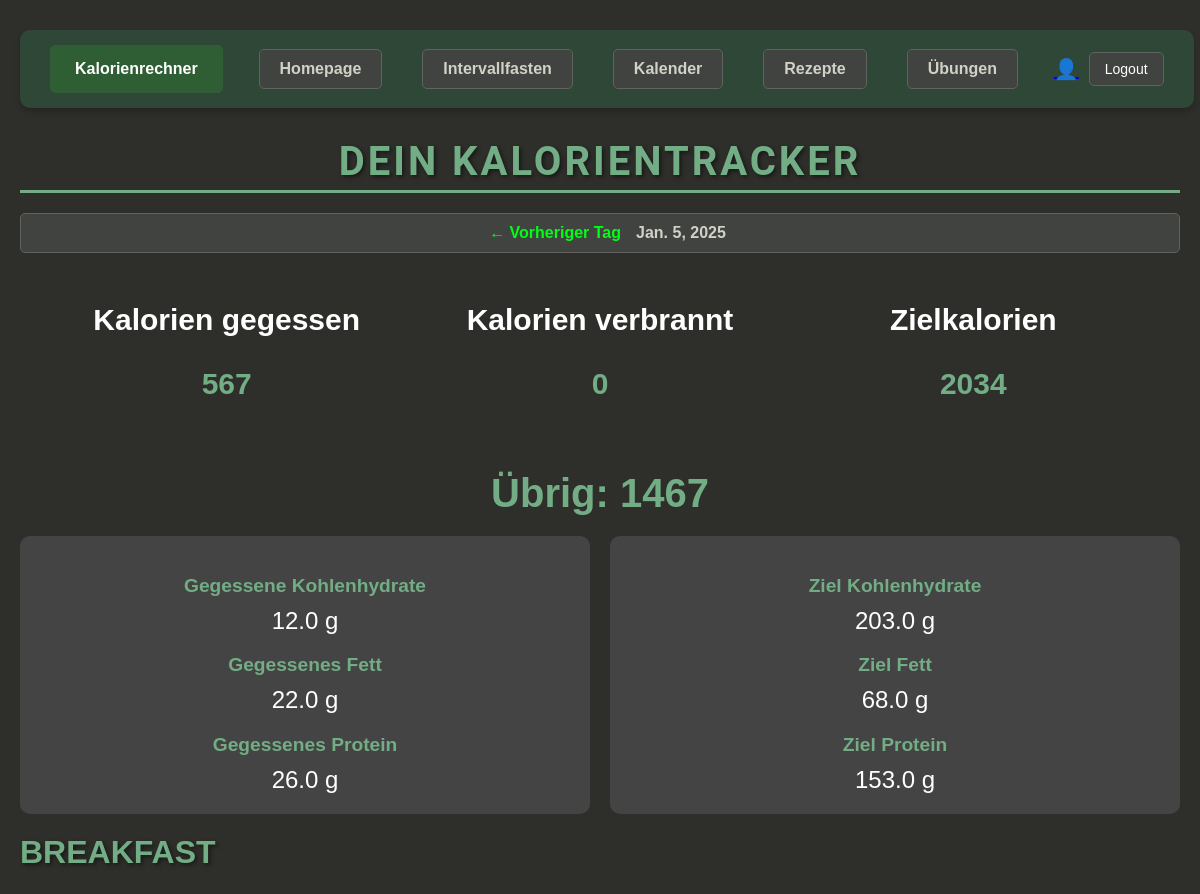
/trackerapp/ (signed in, upper part), run on an earlier commit of the app's database.
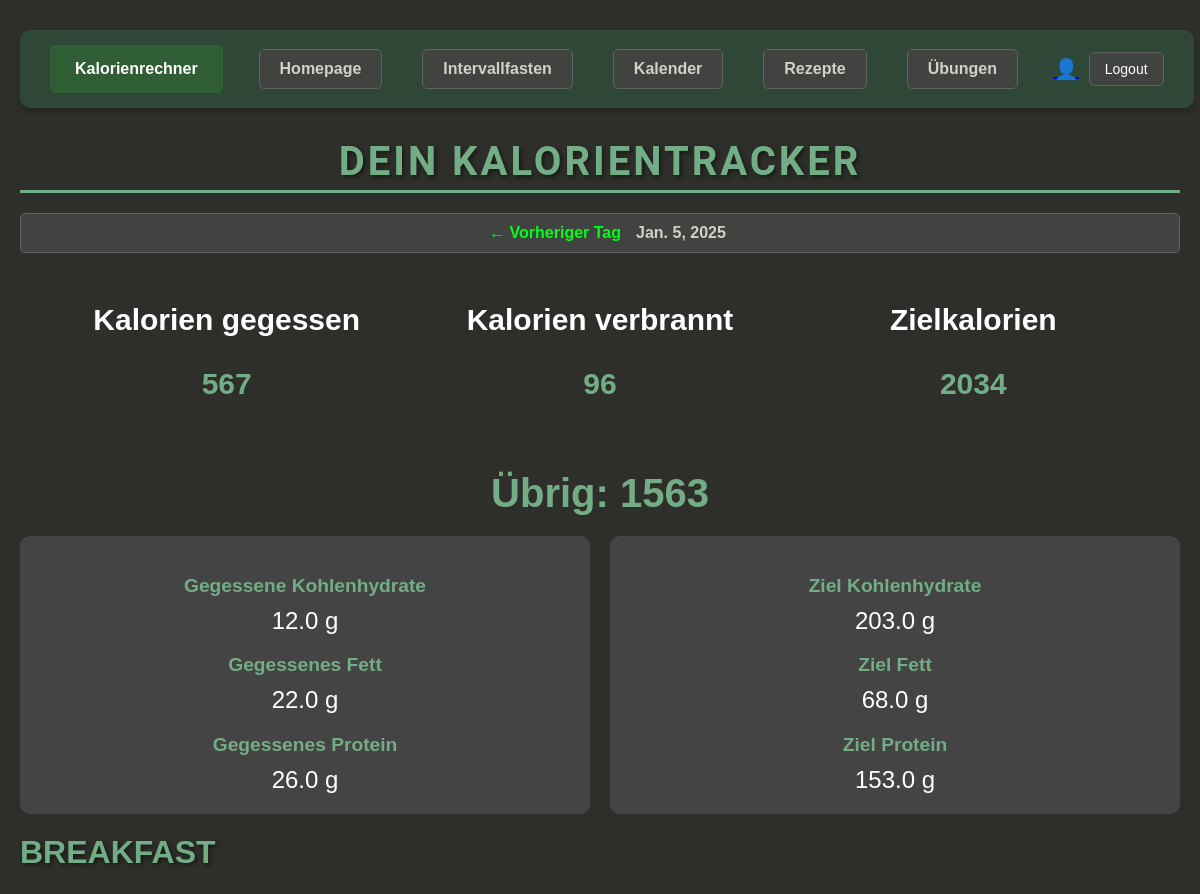
And on a later commit of the database.
### trackerapp/models.py (models this page shows, shortened)
class DailyFood(models.Model):
    user = models.ForeignKey(User, on_delete=models.CASCADE)
    day = models.DateField(default=now)
    calories_eaten = models.PositiveIntegerField(default=0)
    fat_eaten = models.FloatField(default=0)
    carbohydrates_eaten = models.FloatField(default=0)
    protein_eaten = models.FloatField(default=0)
    calories_burned = models.PositiveIntegerField(default=0)
    daily_calorie_target = models.PositiveIntegerField(default=2000)
    calorie_result = models.IntegerField(default=0)
    fat = models.FloatField(default=0)
    carbohydrates = models.FloatField(default=0)
    protein = models.FloatField(default=0)
    class Meta:
        unique_together = ('user', 'day')

### trackerapp/views.py (the view, shortened to what this page needs)
# urls.py: path('trackerapp/', trackerapp_views.trackerapp, name='trackerapp'),
@login_required
def trackerapp(request):
    today = now().date()
    user = request.user
    daily_food_today = DailyFood.objects.filter(user=user, day=today).first()
    selected_date = request.GET.get('date')
    if selected_date:
        try:
            selected_date = datetime.strptime(selected_date, '%Y-%m-%d').date()
        except ValueError:
            return redirect('trackerapp')
    else:
        selected_date = today
    if selected_date > today:
        return redirect('trackerapp')
    daily_food_entry = DailyFood.objects.filter(user=user, day=selected_date).first()
    categories = ['breakfast', 'lunch', 'dinner', 'snack']
    category_data = {}
    for category in categories:
        category_data[category] = Food_Unit.objects.filter(
            Q(user=user) &
            Q(time_eaten__date=selected_date) &
            Q(food_categorie=category)
        ).values('food_unit_id', 'food_unit_name', 'calories')
    prev_date = selected_date - timedelta(days=1)
    next_date = selected_date + timedelta(days=1) if selected_date < today else None
    context = {
        'daily_food_entry': daily_food_entry,
        'category_data': category_data,
        'selected_date': selected_date,
        'prev_date': prev_date if prev_date <= today else None,
        'next_date': next_date,
        'today': today,
    }
    return render(request, 'trackerapp.html', context)

### trackerapp/templates/Trackerapp.html (shortened to what this page needs)
{% extends 'base.html' %}
{% block content %}
<h1>Dein Kalorientracker</h1>
<div class="navigation">
    {% if prev_date %}
        <a href="?date={{ prev_date|date:'Y-m-d' }}" class="nav-link">&larr; Vorheriger Tag</a>
    {% endif %}
    <span>{{ selected_date }}</span>
</div>
{% if daily_food_entry %}
    <div class="summary">
        <div>
            <h3>Kalorien gegessen</h3>
            <p>{{ daily_food_entry.calories_eaten }}</p>
        </div>
        <div>
            <h3>Kalorien verbrannt</h3>
            <p>{{ daily_food_entry.calories_burned }}</p>
        </div>
        <div>
            <h3>Zielkalorien</h3>
            <p>{{ daily_food_entry.daily_calorie_target }}</p>
        </div>
    </div>
    <div class="result">
        Übrig: {{ daily_food_entry.calorie_result }}
    </div>
    <div class="nutrients">
        <div>
            <h3>Gegessene Kohlenhydrate</h3>
            <p>{{ daily_food_entry.carbohydrates_eaten }} g</p>
            <h3>Gegessenes Fett</h3>
            <p>{{ daily_food_entry.fat_eaten }} g</p>
            <h3>Gegessenes Protein</h3>
            <p>{{ daily_food_entry.protein_eaten }} g</p>
        </div>
        <div>
            <h3>Ziel Kohlenhydrate</h3>
            <p>{{ daily_food_entry.carbohydrates }} g</p>
            <h3>Ziel Fett</h3>
            <p>{{ daily_food_entry.fat }} g</p>
            <h3>Ziel Protein</h3>
            <p>{{ daily_food_entry.protein }} g</p>
        </div>
    </div>
{% endif %}
{% for category, items in category_data.items %}
    <h2>{{ category|capfirst }}</h2>
{% endfor %}
{% include "tracker-function/food-tracker.html" %}
{% include "tracker-function/sport-tracker.html" %}
{% include "tracker-function/water-tracker.html" %}
{% endblock %}

What changed in the data, as far as the page shows it:
changed DailyFood: calories_burned "0" → "96"; calorie_result "1467" → "1563"
